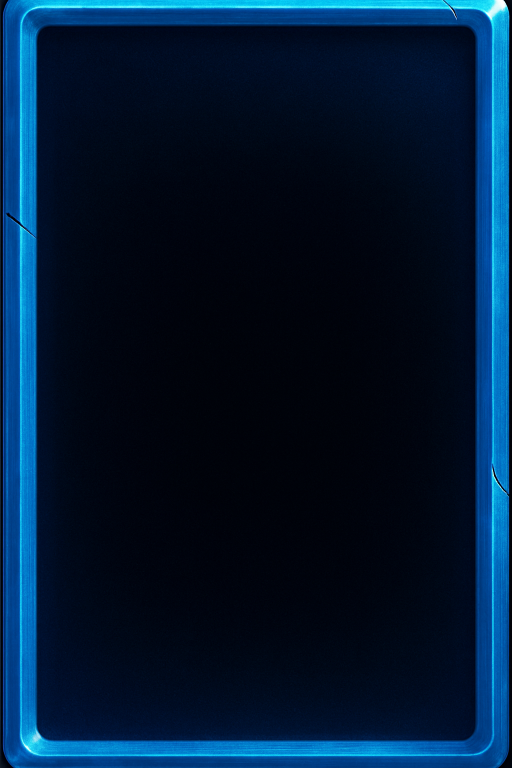
#> input picture card_frame/src/blue_1.png, 1024 x 1536 px (shown at 1/2 size); its folder holds only this picture in this run
$ python art_generation.py
#> lines starting #> are read from the running program, lines starting #| are printed output that depends on the picture
#!/usr/bin/env python3
from pathlib import Path
import sys
from PIL import Image

# ─── HARDCODED CARD SIZE ───────────────────────────────────
CARD_W, CARD_H = 856, 1200
# Desired output DPI
OUT_DPI = (96, 96)
# ───────────────────────────────────────────────────────────

def main():
    base    = Path(__file__).parent.resolve()
    src_dir = base / "src"
    out_dir = base / "out"

    if not src_dir.is_dir():
        print(f"✗ Couldn’t find src/ at {src_dir}")
        sys.exit(1)

    pngs = sorted(src_dir.rglob("*.png"))
    if not pngs:
        print(f"✗ No PNGs found in {src_dir}")
        sys.exit(1)

    for p in pngs:
        rel_path = p.relative_to(src_dir)
        out_path = out_dir / rel_path
        out_path.parent.mkdir(parents=True, exist_ok=True)

        # convert Path to str for width formatting
        print(f"Processing {str(rel_path):35}", end=" ")

        with Image.open(p).convert("RGBA") as src_img:
            # simple resize (distorts to fit the exact CARD_W×CARD_H)
            resized = src_img.resize((CARD_W, CARD_H), Image.LANCZOS)
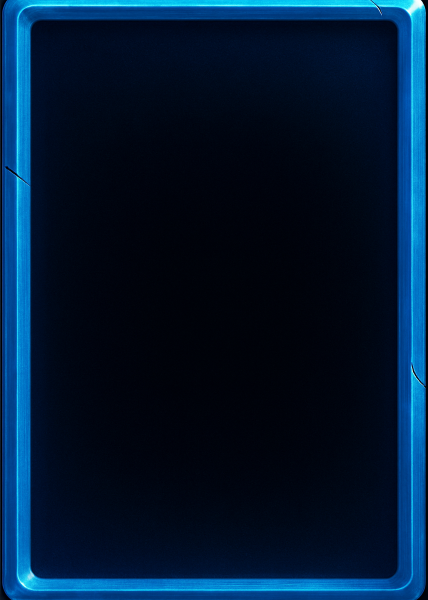
#> resized: PIL image 856x1200 RGBA (shown at 1/2 size); mean R, G, B, A 1.2, 25.4, 50.9, 255
            resized.save(out_path, dpi=OUT_DPI)

        print("✔")

    print("\n✅ Done! Check:\n  • out/   (cards at 856×1200, 96 DPI)")

if __name__ == "__main__":
    main()

$ run again, on card_frame/src/red_1.png
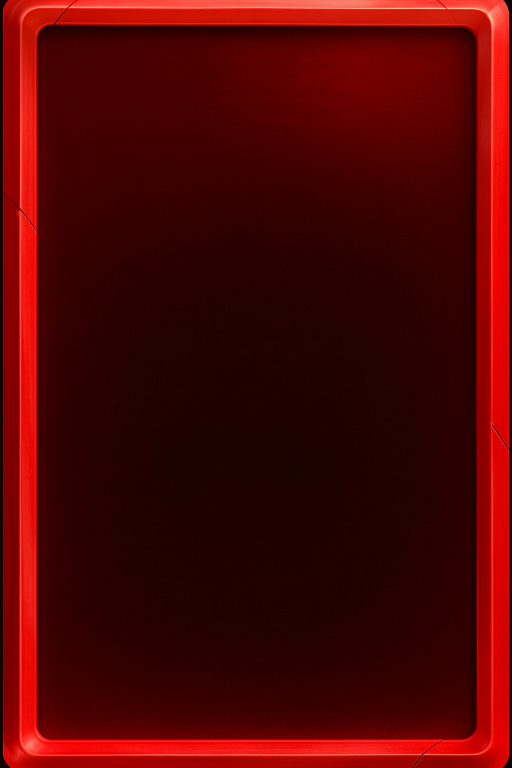
#> input picture card_frame/src/red_1.png, 1024 x 1536 px (shown at 1/2 size)
#> in main, `resized = src_img.resize((CARD_W, CARD_H), Image.LANCZOS)`:
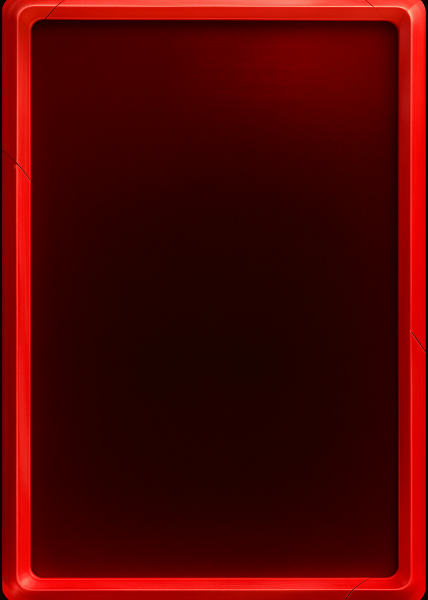
#> resized: PIL image 856x1200 RGBA (shown at 1/2 size); mean R, G, B, A 79.3, 3.9, 2.3, 255
